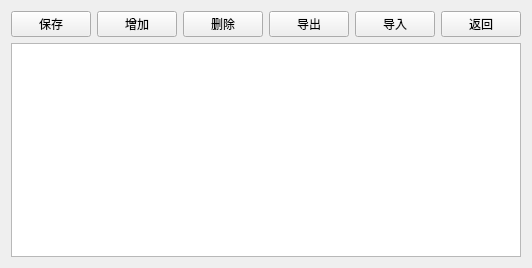
<?xml version="1.0" encoding="UTF-8"?>
<ui version="4.0">
 <class>Step3_1</class>
 <widget class="QWidget" name="Step3_1">
  <property name="geometry">
   <rect>
    <x>0</x>
    <y>0</y>
    <width>448</width>
    <height>268</height>
   </rect>
  </property>
  <property name="windowTitle">
   <string>Form</string>
  </property>
  <layout class="QVBoxLayout" name="verticalLayout">
   <item>
    <layout class="QHBoxLayout" name="horizontalLayout">
     <item>
      <widget class="QPushButton" name="pushButton_5">
       <property name="text">
        <string>保存</string>
       </property>
      </widget>
     </item>
     <item>
      <widget class="QPushButton" name="pushButton">
       <property name="text">
        <string>增加</string>
       </property>
      </widget>
     </item>
     <item>
      <widget class="QPushButton" name="pushButton_2">
       <property name="text">
        <string>删除</string>
       </property>
      </widget>
     </item>
     <item>
      <widget class="QPushButton" name="pushButton_3">
       <property name="text">
        <string>导出</string>
       </property>
      </widget>
     </item>
     <item>
      <widget class="QPushButton" name="pushButton_4">
       <property name="text">
        <string>导入</string>
       </property>
      </widget>
     </item>
     <item>
      <widget class="QPushButton" name="backButton">
       <property name="text">
        <string>返回</string>
       </property>
      </widget>
     </item>
    </layout>
   </item>
   <item>
    <widget class="QTableWidget" name="qTableWidget"/>
   </item>
  </layout>
 </widget>
 <resources/>
 <connections/>
</ui>
